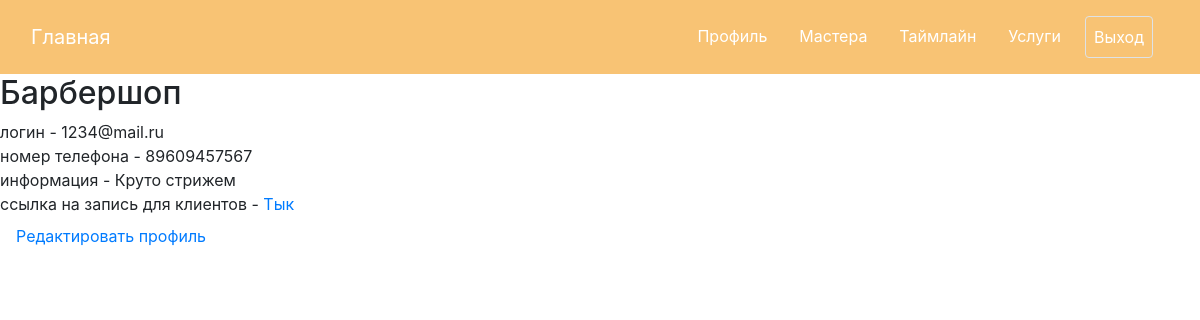
The app's page /profile (signed in) with its own data.
### data/admin.py (models this page shows, shortened)
class Admin(SqlAlchemyBase, UserMixin):
    __tablename__ = 'admins'
    id = sqlalchemy.Column(sqlalchemy.Integer, primary_key=True, autoincrement=True)
    name = sqlalchemy.Column(sqlalchemy.String, nullable=False)
    login = sqlalchemy.Column(sqlalchemy.String, nullable=False)
    hashed_password = sqlalchemy.Column(sqlalchemy.String, nullable=False)
    number = sqlalchemy.Column(sqlalchemy.String, nullable=False)
    info = sqlalchemy.Column(sqlalchemy.Text, nullable=False)

### main.py (the view)
@app.route("/profile")
@login_required
def profile():
    return render_template('profile.html', name=current_user.name, login=current_user.login,
                           number=current_user.number, info=current_user.info, id=current_user.id)

### data/db_session.py (called while the page is built)
def create_session() -> Session:
    global __factory
    return __factory()

### main.py (called while the page is built)
@login_manager.user_loader
def load_user(user_id):
    db_sess = db_session.create_session()
    return db_sess.get(Admin, int(user_id))

### templates/profile.html
{% extends "base.html" %}
{% block content %}
<div>
    <h2>{{ name }}</h2>
    логин - {{ login }}
    <br>номер телефона - {{ number }}
    <br>информация - {{ info }}
    <br>ссылка на запись для клиентов - <a href="/record/{{ id }}">Тык</a>
    <a class="nav-link active text-left" href="/profile/change_profile">Редактировать профиль</a>
</div>
{% endblock %}

### static/css/style.css (style rules this page uses)
* { margin: 0; padding:0; }

### records on screen
Admin: name "Барбершоп", login "1234@mail.ru", number "89609457567", info "Круто стрижем"
